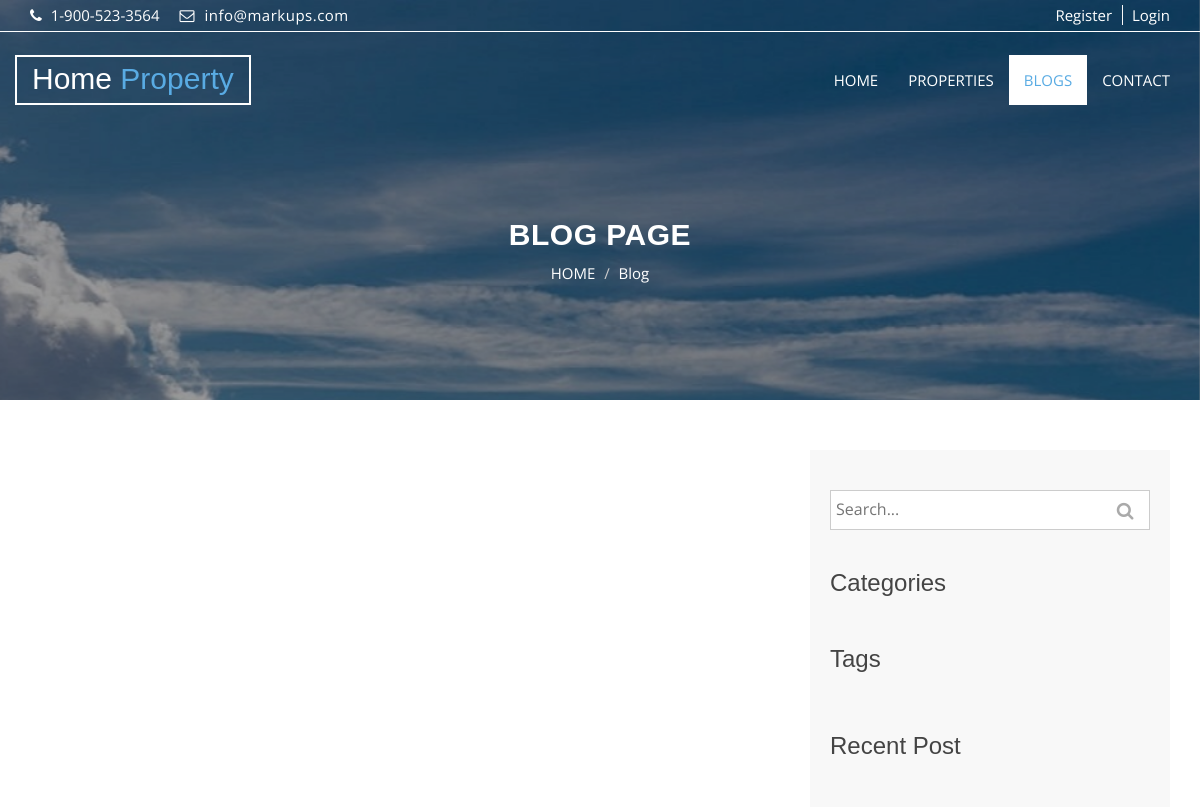
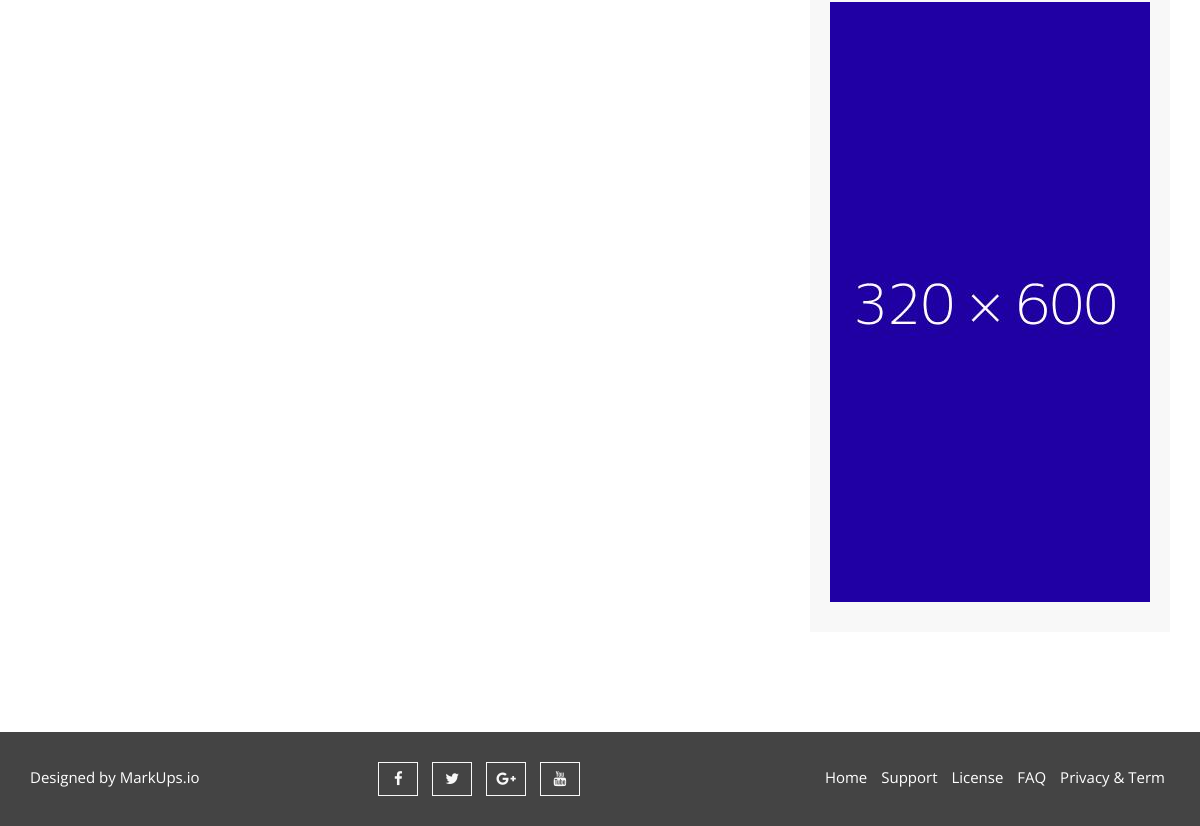
The app's page /blogs, older data (2 pictures, top to bottom).
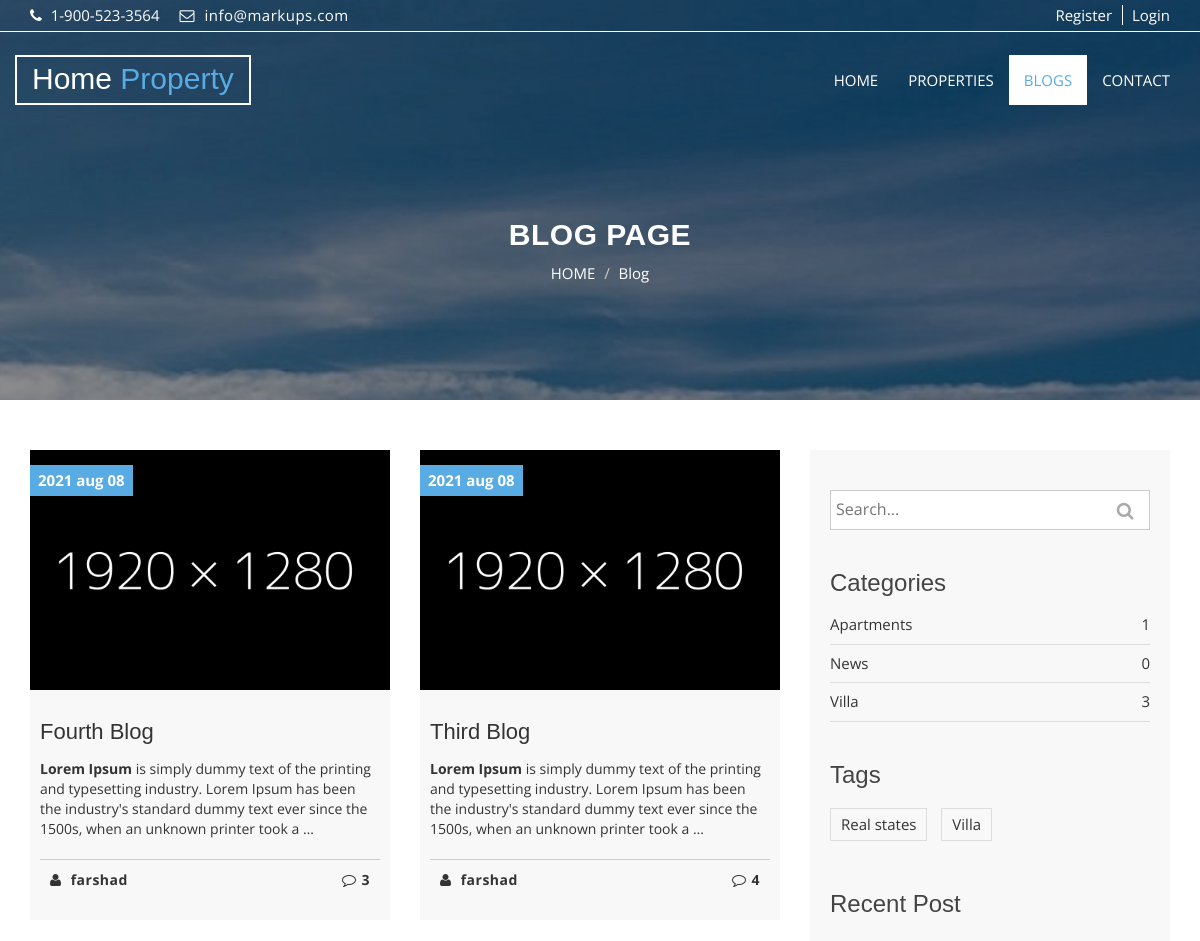
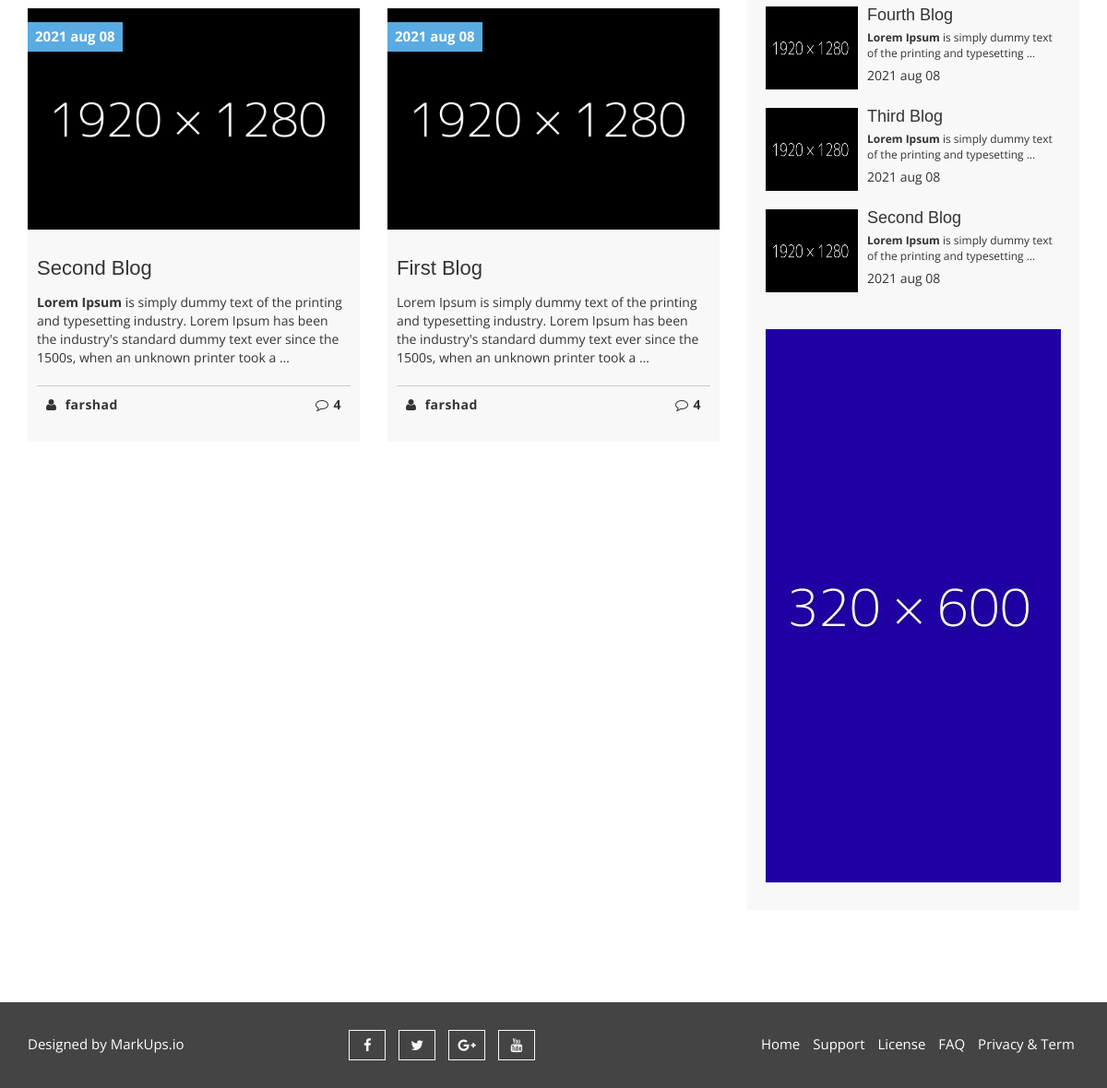
The same page, newer data (2 pictures, top to bottom).
### blog/models.py (models this page shows, shortened)
class Blog(models.Model):
    title = models.CharField(max_length=55, verbose_name='Title')
    author = models.ForeignKey(User, verbose_name='Author', on_delete = models.CASCADE, blank=False, null=False)
    category = models.ForeignKey("Category", related_name="blog", verbose_name='Category', on_delete=models.CASCADE, blank=True, null=True)
    tag = models.ManyToManyField("Tag", related_name="blogs", verbose_name='Tags', blank=True)
    image = models.ImageField(upload_to='blogs/', verbose_name='Image')
    content = RichTextField()
    slug = AutoSlugField(populate_from='title')
    pub_date = models.DateTimeField(auto_now_add=True)
    update_date = models.DateTimeField(auto_now=True)
    def get_absolute_url(self):
        return reverse('Blog-Detail', kwargs={"pk": self.pk})
    class Meta:
        ordering = ('-pub_date',)

class Category(models.Model):
    title = models.CharField(max_length=55, verbose_name='Title')
    slug = AutoSlugField(populate_from='title')
    pub_date = models.DateTimeField(auto_now_add=True)
    class Meta:
        verbose_name_plural = "Catrgories"

class Tag(models.Model):
    title = models.CharField(max_length=55, verbose_name='Title')
    slug = AutoSlugField(populate_from='title')
    pub_date = models.DateTimeField(auto_now_add=True)

### blog/views.py (the view)
# urls.py: path("blogs", views.BlogList.as_view(), name="Blogs-List"),
class BlogList(ListView):
    model = Blog
    template_name = 'blog/blog_list.html'
    context_object_name = 'blogs'
    ordering = '-pub_date'
    paginate_by = 6
    def get_context_data(self, *args, **kwargs):
        context = super(BlogList, self).get_context_data(*args, **kwargs)
        context['categories'] = Category.objects.all().annotate(num_blogs=Count('blog'))
        context['tags'] = Tag.objects.all()
        context['recent_posts'] = Blog.objects.order_by('-pub_date')[:3]
        return context

### blog/templates/blog/blog_list.html (shortened to what this page needs)
{% extends 'base.html' %}
{% load static %}
{% block content %}
  <section id="aa-property-header">
    <div class="container">
      <div class="row">
        <div class="col-md-12">
          <div class="aa-property-header-inner">
            <h2>Blog Page</h2>
            <ol class="breadcrumb">
            <li><a href="#">HOME</a></li>
            <li class="active">Blog</li>
          </ol>
          </div>
        </div>
      </div>
    </div>
  </section>
  <section id="aa-blog">
    <div class="container">
      <div class="row">
        <div class="col-md-12">
          <div class="aa-blog-area">
            <div class="row">
              <div class="col-md-8">
                <div class="aa-blog-content">
                  <div class="row">
                  {% for blog in blogs %}
                    <div class="col-md-6 col-sm-6">
                      <article class="aa-blog-single">
                        <figure class="aa-blog-img">
                          <a href="{{blog.get_absolute_url}}"><img alt="img" src="{{blog.image.url}}"></a>
                          <span class="aa-date-tag">{{blog.pub_date|date:"Y b d"}}</span>
                        </figure>
                        <div class="aa-blog-single-content">
                          <h3><a href="{% url 'Blog-Detail' blog.id %}">{{blog.title}}</a></h3>
                          <p>{{blog.content|safe|truncatewords:30}}</p>
                          <div class="aa-blog-single-bottom">
                            <a class="aa-blog-author" href="#"><i class="fa fa-user"></i> {{blog.author}}</a>
                            <a class="aa-blog-comments" href="#"><i class="fa fa-comment-o"></i>{{blog.comments.count}}</a>
                          </div>
                        </div>
                      </article>
                    </div>
                  {%endfor%}
                  </div>
                  <div class="row">
                    <div class="col-md-12">
                    </div>
                  </div>
                </div>
              </div>
              {% include "blog/sidebar.html"%}
            </div>
          </div>
        </div>
      </div>
    </div>
  </section>
{% endblock content %}

### templates/base.html (shortened to what this page needs)
{% load static %}
{%load humanize%}
<!DOCTYPE html>
<html lang="en">
  <head>
    <link href="{% static 'css/font-awesome.css' %}" rel="stylesheet">
    <link href="{% static 'css/bootstrap.css'%}" rel="stylesheet">
    <link rel="stylesheet" type="text/css" href="{% static 'css/slick.css' %}">
    <link rel="stylesheet" type="text/css" href="{% static 'css/nouislider.css' %}">
    <link rel="stylesheet" href="{% static 'css/jquery.fancybox.css' %}" type="text/css" media="screen" />
    <link id="switcher" href="{% static 'css/theme-color/default-theme.css' %}" rel="stylesheet">
    <link href="{% static 'css/style.css' %}" rel="stylesheet">
  </head>
  <body class="aa-price-range">
  <header id="aa-header">
    <div class="container">
      <div class="row">
        <div class="col-md-12">
          <div class="aa-header-area">
            <div class="row">
              <div class="col-md-6 col-sm-6 col-xs-6">
                <div class="aa-header-left">
                  <div class="aa-telephone-no">
                    <span class="fa fa-phone"></span>
                    1-900-523-3564
                  </div>
                  <div class="aa-email hidden-xs">
                    <span class="fa fa-envelope-o"></span> info@markups.com
                  </div>
                </div>
              </div>
              <div class="col-md-6 col-sm-6 col-xs-6">
                <div class="aa-header-right">
                {%if user.is_authenticated%}
                  <a href="{%url 'profile' user.username%}" class="aa-register">{{user.get_username}}</a>
                  <a href="{%url 'logout'%}" class="aa-login">Log out</a>
                {%else%}
                  <a href="{%url 'register'%}" class="aa-register">Register</a>
                  <a href="{%url 'login'%}" class="aa-login">Login</a>
                {%endif%}
                </div>
              </div>
            </div>
          </div>
        </div>
      </div>
    </div>
  </header>
  <section id="aa-menu-area">
    <nav class="navbar navbar-default main-navbar" role="navigation">
      <div class="container">
        <div class="navbar-header">
           <a class="navbar-brand aa-logo" href="{% url 'Home-Page' %}"> Home <span>Property</span></a>
        </div>
        <div id="navbar" class="navbar-collapse collapse">
          <ul id="top-menu" class="nav navbar-nav navbar-right aa-main-nav">
            <li class="{% if request.resolver_match.url_name == "Home-Page" %}active{% endif %}"><a href="{% url 'Home-Page' %}">HOME</a></li>
            <li class="{% if request.resolver_match.url_name == "Properties-List" %}active{% endif %}"><a href="{% url 'Properties-List'%}">PROPERTIES</a></li>
            <li class="{% if request.resolver_match.url_name == "Blogs-List" %}active{% endif %}"><a href="{% url 'Blogs-List' %}">BLOGS</a></li>
            <li class="{% if request.resolver_match.url_name == "contact" %}active{% endif %}"><a href="{%url 'contact'%}">CONTACT</a></li>
          </ul>
        </div>
      </div>
    </nav>
  </section>
  {% block content %}
  {% endblock %}
  <footer id="aa-footer">
    <div class="container">
      <div class="row">
        <div class="col-md-12">
        <div class="aa-footer-area">
          <div class="row">
            <div class="col-md-3 col-sm-6 col-xs-12">
              <div class="aa-footer-left">
               <p>Designed by <a rel="nofollow" href="http://www.markups.io/">MarkUps.io</a></p>
              </div>
            </div>
            <div class="col-md-3 col-sm-6 col-xs-12">
              <div class="aa-footer-middle">
                <a href="#"><i class="fa fa-facebook"></i></a>
                <a href="#"><i class="fa fa-twitter"></i></a>
                <a href="#"><i class="fa fa-google-plus"></i></a>
                <a href="#"><i class="fa fa-youtube"></i></a>
              </div>
            </div>
            <div class="col-md-6 col-sm-12 col-xs-12">
              <div class="aa-footer-right">
                <a href="{% url 'Home-Page' %}">Home</a>
                <a href="#">Support</a>
                <a href="#">License</a>
                <a href="#">FAQ</a>
                <a href="#">Privacy & Term</a>
              </div>
            </div>
          </div>
        </div>
      </div>
      </div>
    </div>
  </footer>
  </body>
</html>

### blog/templates/blog/sidebar.html
{%load static%}
<div class="col-md-4">
    <aside class="aa-blog-sidebar">
        <div class="aa-blog-sidebar-single">
            <form action="{% url 'Blog-Search' %}" method="GET">
                <div class="aa-blog-search">
                <input class="aa-search-text" type="text" name="q" placeholder="Search...">
                <button class="aa-search-submit" type="submit">
                    <i class="fa fa-search"></i>
                </button>
                </div>
            </form>
        </div>
        <div class="aa-blog-sidebar-single">
            <h3>Categories</h3>
            <ul class="aa-blog-catg">
            {% for category in categories %}
                <li><a href="{% url 'Blog-Category' category.slug %}">{{category.title}}</a><span>{{category.num_blogs}}</span></li>
            {% endfor %}
            </ul>
        </div>
        <div class="aa-blog-sidebar-single">
            <h3>Tags</h3>
            <div class="tag-cloud">
            {% for tag in tags %}
                <a href="{% url 'Blog-Tag' tag.slug %}">{{tag.title}}</a>
            {% endfor %}
            </div>
        </div>
        <div class="aa-blog-sidebar-single">
            <h3>Recent Post</h3>
            <div class="aa-blog-recent-post">
            {% for post in recent_posts %}
                <div class="media">
                    <div class="media-left">
                        <a href="{{post.get_absolute_url}}">
                            <img alt="img" src="{{post.image.url}}" class="media-object">
                        </a>
                    </div>
                    <div class="media-body">
                        <h4 class="media-heading"><a href="{{post.get_absolute_url}}">{{post.title}}</a></h4>
                        <p>{{post.content|truncatewords:10|safe}}</p>
                        <span>{{post.pub_date|date:"Y b d"}}</span>
                    </div>
                </div>
            {%endfor%}
            </div>
        </div>
        <div class="aa-blog-sidebar-single">
            <div class="aa-banner-ads">
                <a href="#">
                <img src="{%static 'img/banner-ads.jpg'%}" alt="banner img">
                </a>
            </div>
        </div>
    </aside>
</div>

### static/css/theme-color/default-theme.css (style rules this page uses)
h2 { color: #59abe3; }
#aa-menu-area .main-navbar .navbar-header .aa-logo span { color: #59abe3; }
#aa-menu-area .main-navbar .navbar-nav .active a { color: #59abe3; }
.aa-blog-single .aa-date-tag { background-color: #59abe3; }
#aa-property-header .aa-property-header-inner .breadcrumb li.active { color: #59abe3; }

Row changes from the older to the newer data that the page shows:
added Blog: image (picture), pub_date "2021 aug 08", title "Fourth Blog", content "Lorem Ipsum is simply dummy text of the printing and typesetting industry. Lorem Ipsum has been the industry's standard dummy text ever since the 1500s, when an unknown printer took a …", author "farshad", comments.count "3", content "Lorem Ipsum is simply dummy text of the printing and typesetting …"
added Blog: image (picture), pub_date "2021 aug 08", title "Third Blog", content "Lorem Ipsum is simply dummy text of the printing and typesetting industry. Lorem Ipsum has been the industry's standard dummy text ever since the 1500s, when an unknown printer took a …", author "farshad", comments.count "4", content "Lorem Ipsum is simply dummy text of the printing and typesetting …"
added Blog: image (picture), pub_date "2021 aug 08", title "Second Blog", content "Lorem Ipsum is simply dummy text of the printing and typesetting industry. Lorem Ipsum has been the industry's standard dummy text ever since the 1500s, when an unknown printer took a …", author "farshad", comments.count "4", content "Lorem Ipsum is simply dummy text of the printing and typesetting …"
added Blog: image (picture), pub_date "2021 aug 08", title "First Blog", content "Lorem Ipsum is simply dummy text of the printing and typesetting industry. Lorem Ipsum has been the industry's standard dummy text ever since the 1500s, when an unknown printer took a …", author "farshad", comments.count "4", shown under "BLOG PAGE"
added Category: title "Apartments", num_blogs "1"
added Category: title "News", num_blogs "0"
added Category: title "Villa", num_blogs "3"
added Tag: title "Real states"
added Tag: title "Villa"
